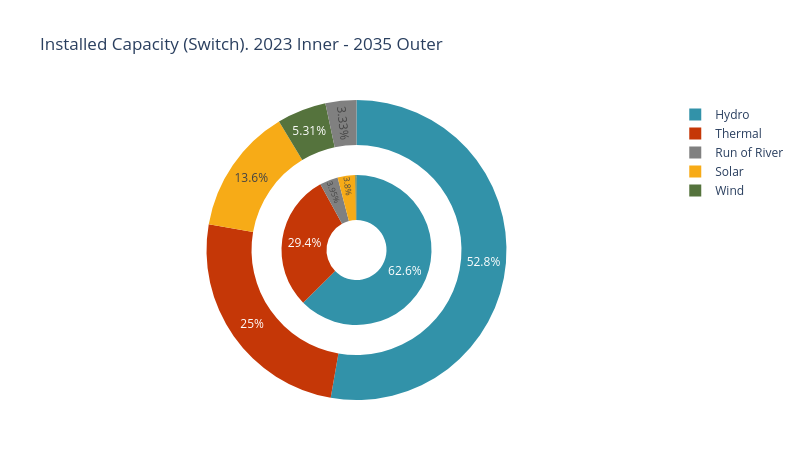

The cell this chart's notebook holds for it:
### Code cell
cap_inst_2023 = cap_inst[cap_inst['GEN_BLD_YRS_2'] <= 2023].copy()
cap_inst_2023.rename(columns={'gen_tech': 'Tech'}, inplace=True)
cap_inst_2023 = cap_inst_2023.groupby(['Tech']).agg({
    'BuildGen': 'sum'
}).reset_index()
cap_inst_2023['BuildGen'] = cap_inst_2023['BuildGen']

cap_inst = cap_inst[cap_inst['GEN_BLD_YRS_2'] <= 2037].copy()
cap_inst.rename(columns={'gen_tech': 'Tech'}, inplace=True)

sw.scenarios.installed_capacity(cap_inst_2023, cap_inst, '2023', '2035', scenario_name, 'Switch')

### Figure 1 — Plotly figure (JSON) as saved in the notebook; plotly's stock layout.template omitted (floating-point values rounded to 4 significant figures; data arrays with more than 128 entries replaced by an {"elided": "..."} marker saying what was removed)
{"data": [{"direction": "clockwise", "domain": {"x": [0.25, 0.75], "y": [0.25, 0.75]}, "hole": 0.4, "labels": ["Wind", "Hydro", "Run of River", "Thermal", "Solar"], "marker": {"colors": ["#55733D", "#3292A9", "#808080", "#C53707", "#F7AB17"]}, "showlegend": true, "sort": true, "textinfo": "percent", "textposition": "inside", "type": "pie", "values": [50.42, 12390.0, 782.0, 5822.0, 752.2]}, {"domain": {"x": [0, 1], "y": [0, 1]}, "hole": 0.6, "labels": ["blank"], "marker": {"colors": ["#FFFFFF"]}, "showlegend": false, "type": "pie", "values": [100]}, {"direction": "clockwise", "domain": {"x": [0, 1], "y": [0, 1]}, "hole": 0.7, "labels": {"elided": "328 str values"}, "marker": {"colors": {"elided": "328 str values"}}, "showlegend": true, "sort": true, "textinfo": "percent", "textposition": "inside", "type": "pie", "values": {"elided": "328 float values"}}], "layout": {"height": 450, "margin": {"b": 50, "l": 50, "r": 50, "t": 100}, "title": {"text": "Installed Capacity (Switch). 2023 Inner - 2035 Outer"}, "width": 800}}
